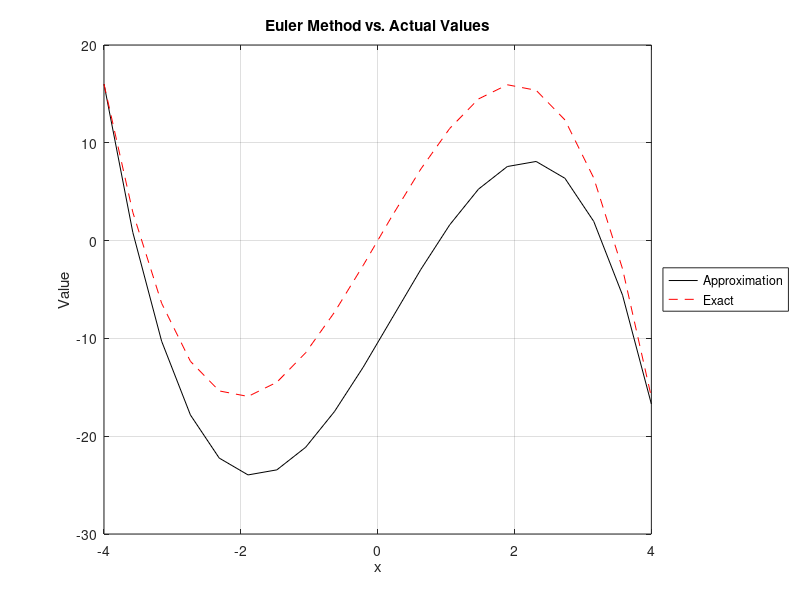

Recreate this plot in MATLAB.
% eulerExample.m
% Author: Matthew Eleazar
% Date: 2/9/22
% Collaborated with Miles Laning

%% Clear as beer
clear all
clc
%% Variables
z = 20;
max = 4;
min = -4;
b = linspace(min,max, z);
dx = b(2) - b(1);

%% Array
x = zeros(z, 1);
x(1) = 16;

%% Euler
for i = 1:(z-1)
    x(i+1) = x(i) + (-3*b(i)^2+12)*dx;
end

%% line
x_exact = -1*b.^3 + 12.*b;

%% Plotting
plot(b,x,'k-', b, x_exact, 'r--')
xlabel('x')
ylabel('Value')
title('Euler Method vs. Actual Values')
grid on
legend('Approximation' , 'Exact', 'Location', 'eastoutside')